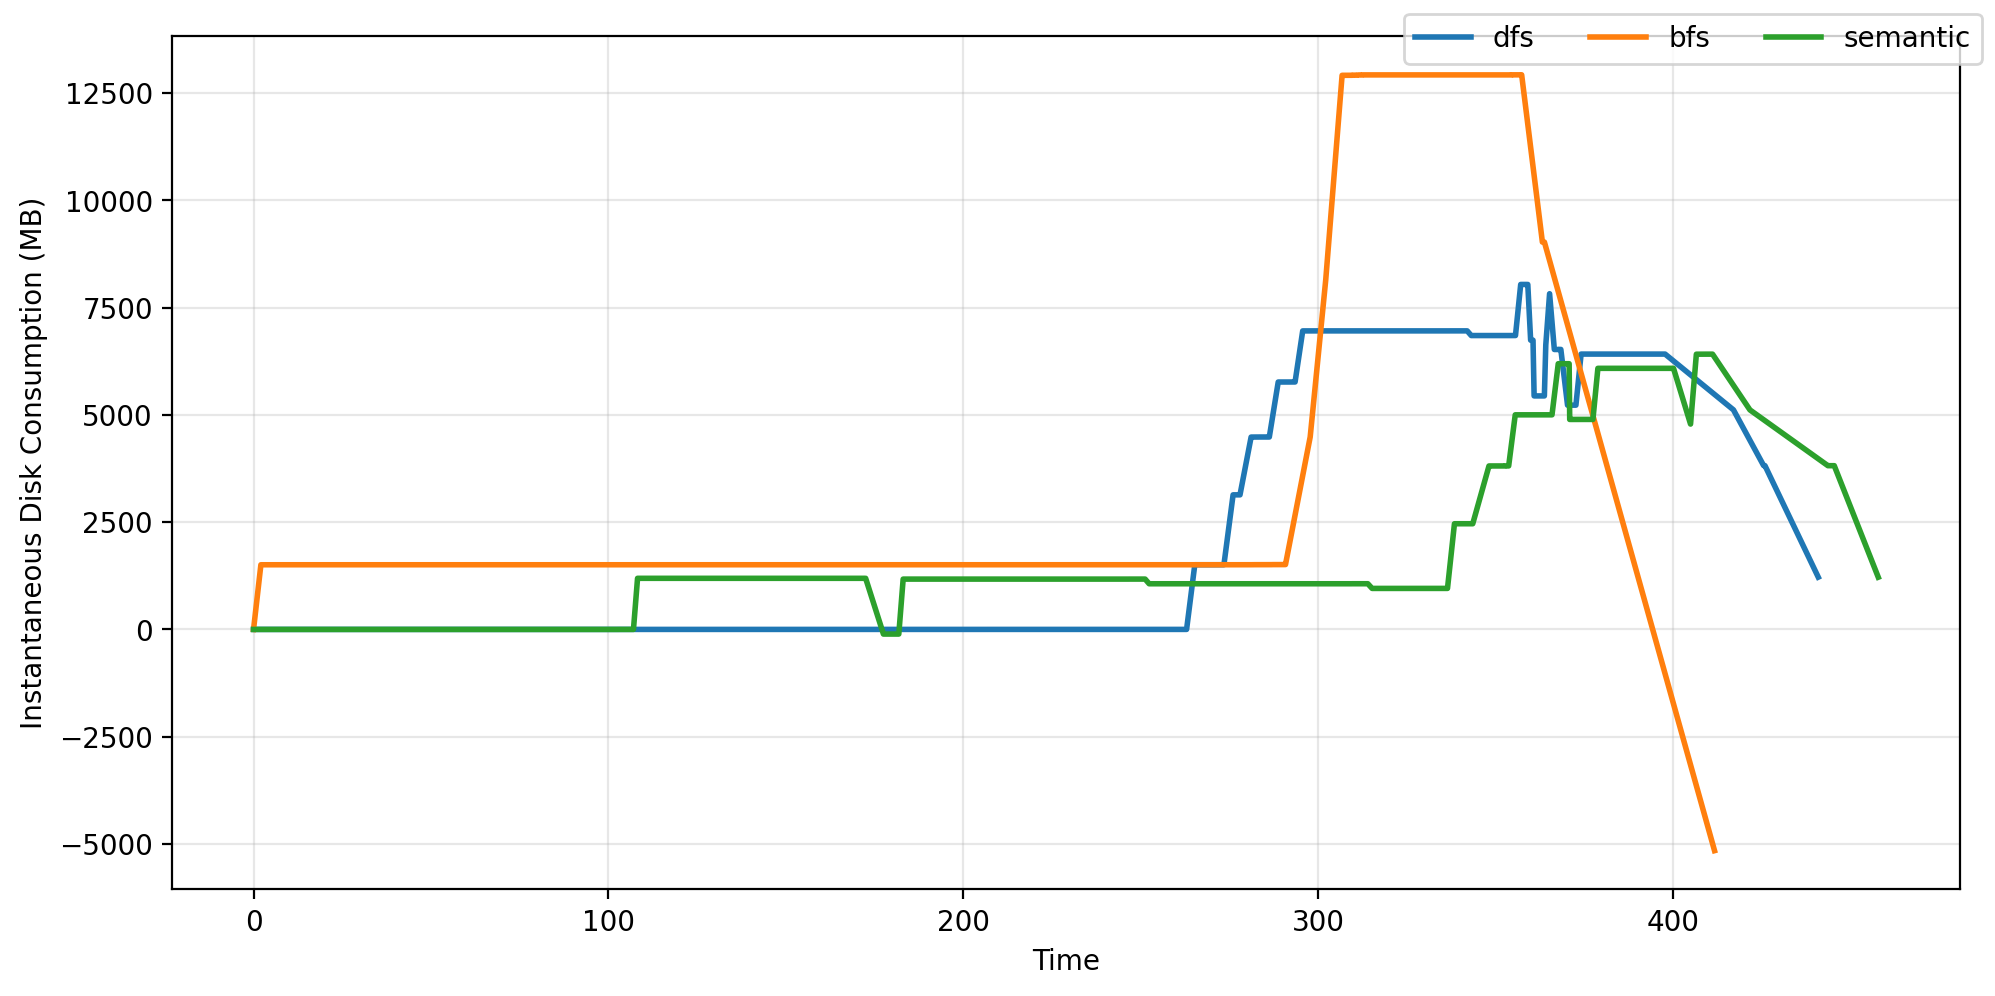

Write the Python code that produced this figure.
#!/usr/bin/env python3

import argparse
import csv
import sys
from pathlib import Path

import matplotlib
matplotlib.use("Agg")
import matplotlib.pyplot as plt
import numpy as np


def parse_args():
    parser = argparse.ArgumentParser(
        description=(
            'Read a CSV with columns time, percent_complete, and per-worker disk usage, '
            'sum the worker columns, and plot the result over time.'
        )
    )
    parser.add_argument('csvfiles', type=Path, help='Input CSV file', nargs='+')
    parser.add_argument(
        '-o',
        '--output',
        type=Path,
        default=Path('storage_consumption.png'),
        help='Output image path (default: storage_consumption.png)',
    )
    parser.add_argument(
        '--title',
        default='Disk consumption over time',
        help='Title for the generated plot.',
    )

    parser.add_argument(
        '--subtract-subgraphs',
        type=Path,
        default=None,
        help='tidfile, debuglog to subtract from the main graph',
        nargs='+',
        )

    parser.add_argument(
        '--subgraph-storage-size',
        type=float,
        default=10,
        help='Storage size for each subgraph.',
    )

    parser.add_argument(
        '--labels',
        type=str,
        default=None,
        nargs='+',
        help='Labels for each CSV file in the plot legend.',
    )

    return parser.parse_args()


def load_usage_series(csv_path):
    with csv_path.open(newline='') as handle:
        reader = csv.reader(handle)
        rows = list(reader)

    if len(rows) < 2:
        raise ValueError(f'{csv_path} does not contain a header and any data rows.')

    header = rows[0]
    if len(header) < 3:
        raise ValueError(
            'Expected at least three columns: time, percent_complete, and one or more disk usage values.'
        )

    times = []
    totals = []

    last_usage = np.zeros(len(header) - 2, dtype=float)
    for row in rows[1:]:
        if not row or all((cell or '').strip() == '' for cell in row):
            continue
        if len(row) < 3:
            continue

        try:
            time_value = float(row[0].strip())
        except ValueError:
            continue

        usage_values = last_usage.copy()
        for idx, cell in enumerate(row[2:]):
            text = (cell or '').strip()
            if text == '':
                continue
            #print(text)
            #print(usage_values)
            usage_values[idx] = float(text)
        last_usage = usage_values

        if not usage_values.any():
            continue

        times.append(time_value)
        totals.append(sum(usage_values))

    if not times:
        raise ValueError(f'No numeric disk usage values found in {csv_path}.')

    return np.asarray(times, dtype=float), np.asarray(totals, dtype=float)

def get_subgraph_completion_times(subgraph_paths):
    completion_times = []
    tidfile_path, debuglog_path = subgraph_paths
    tids = [id for id in tidfile_path.read_text().splitlines() if id.strip()]

    print(debuglog_path)

    debuglog_lines = debuglog_path.read_text().splitlines()
    starttime = None
    for tid in tids:
        for line in debuglog_lines:
            if starttime is None and 'manager start' in line:
                parts = line.split()
                starttime = parts[1].split(':')

            if f"Task {tid} state change: RETRIEVED (4) to DONE (5)" in line:
                parts = line.split()
                complete_time = parts[1]

                # convert hh:mm:ss.mmm to seconds
                h, m, s = complete_time.split(':')
                seconds = int(h) * 3600 + int(m) * 60 + float(s)
                h, m, s = starttime
                start_seconds = int(h) * 3600 + int(m) * 60 + float(s)
                seconds -= start_seconds
                completion_times.append(seconds)

                break
    return completion_times


def main():
    args = parse_args()

    fig, ax = plt.subplots(figsize=(10, 5))
    
    for idx, csvfile in enumerate(args.csvfiles):

        times, totals = load_usage_series(csvfile)

        #print(times[1])

        y_values = totals
        print()
        print(csvfile)

        if args.subtract_subgraphs:
            times_complete = get_subgraph_completion_times(args.subtract_subgraphs[2*idx:2*idx+2])

            storage_released = np.zeros_like(y_values)
            for t in times_complete:
                last_event = None
                for j, event in enumerate(times):
                    #print(f"Comparing subgraph completion time {t} with event time {event}")
                    if last_event is not None and last_event <= t < event:
                        following_events = y_values[j:]
                        storage_freed = np.zeros_like(following_events)
                        storage_freed[:] = args.subgraph_storage_size
                        y_values[j:] -= storage_freed
                        break
                    last_event = event

            #storage_released = np.cumsum(storage_released)
            #print(storage_released)
            #y_values -= storage_released

        ax.plot(times, y_values, linewidth=2, label=args.labels[idx])

    ax.set_xlabel('Time')
    ax.set_ylabel('Instantaneous Disk Consumption (MB)')
    ax.grid(True, alpha=0.3)
    fig.tight_layout()
    fig.legend(ncol=len(args.csvfiles))

    args.output.parent.mkdir(parents=True, exist_ok=True)
    fig.savefig(args.output, dpi=200, bbox_inches='tight')
    print(f'Saved plot to {args.output}')
    plt.close(fig)


if __name__ == '__main__':
    main()
